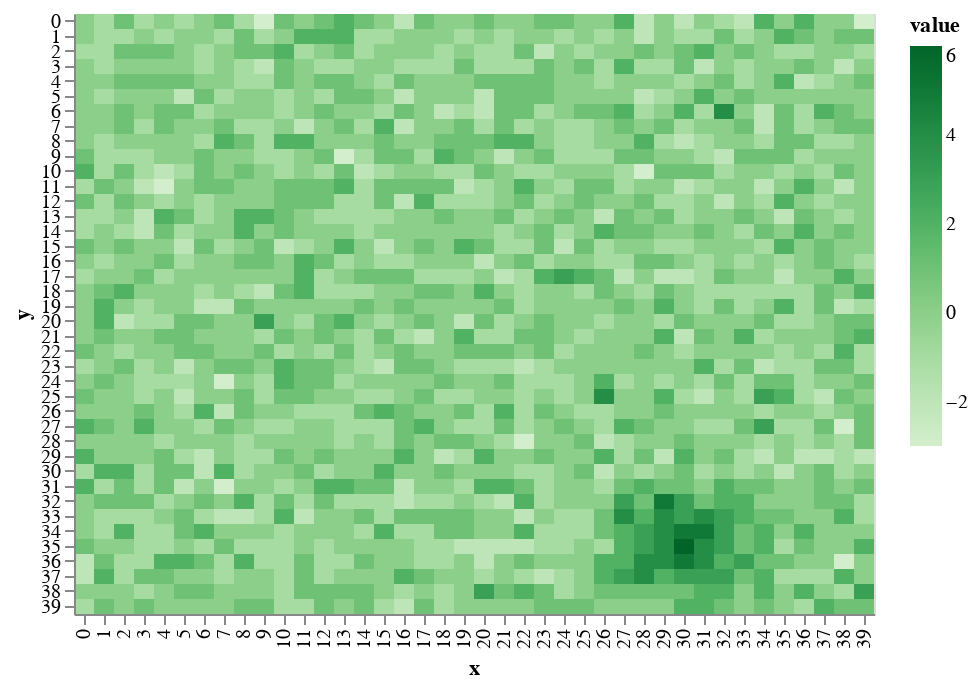

Notebook code cell kept with this figure:
### Markdown cell above
This makes a much more _natural_ looking mountain.

### Code cell
world.add_mountain(mdf)
draw.drawTerrainHeight(world.grid_elevation)

### Figure 1 — Vega-Lite specification as saved in the notebook (floating-point values rounded to 4 significant figures; data arrays with more than 128 entries replaced by an {"elided": "..."} marker saying what was removed)
{"$schema": "https://vega.github.io/schema/vega-lite/v2.6.0.json", "config": {"view": {"height": 300, "width": 400}}, "data": {"name": "data-0c667750df1e56afeee36936a89b2717"}, "datasets": {"data-0c667750df1e56afeee36936a89b2717": {"elided": "1600 records"}}, "encoding": {"color": {"field": "value", "scale": {"scheme": "greens"}, "type": "quantitative"}, "x": {"field": "x", "type": "ordinal"}, "y": {"field": "y", "type": "ordinal"}}, "mark": "rect"}
